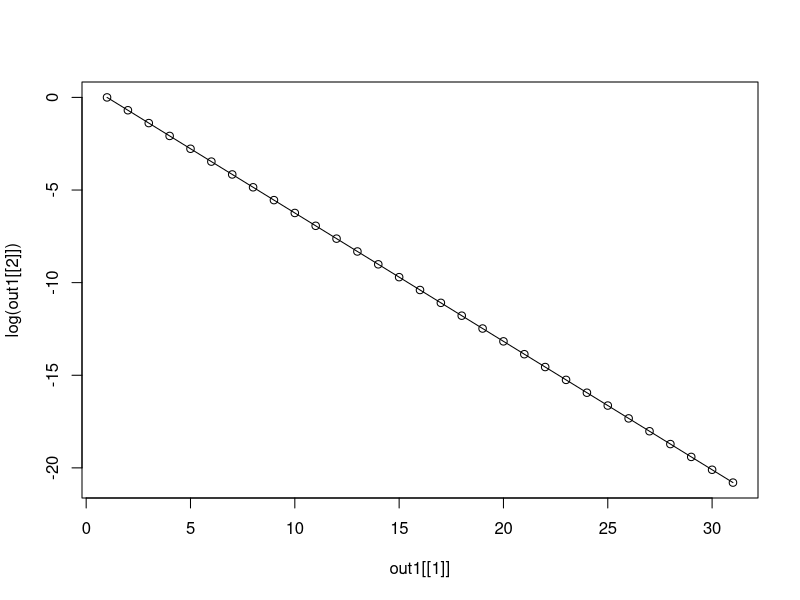
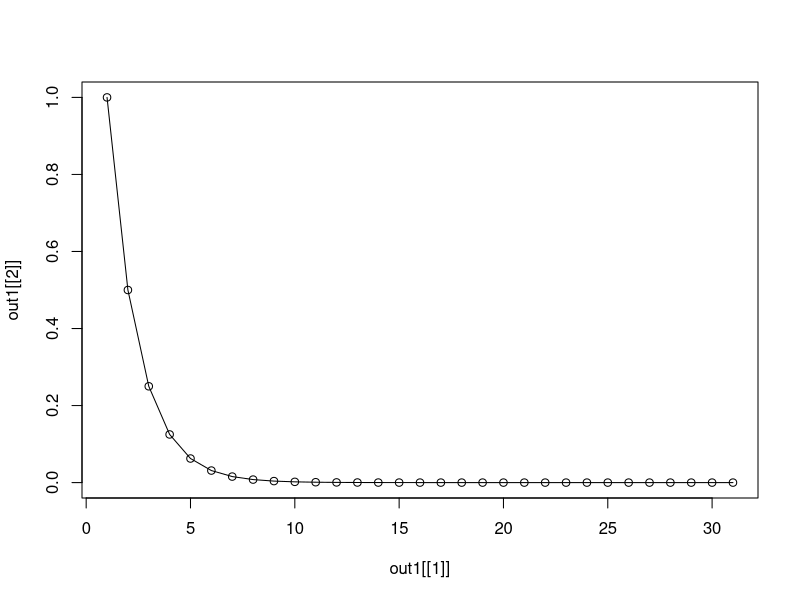
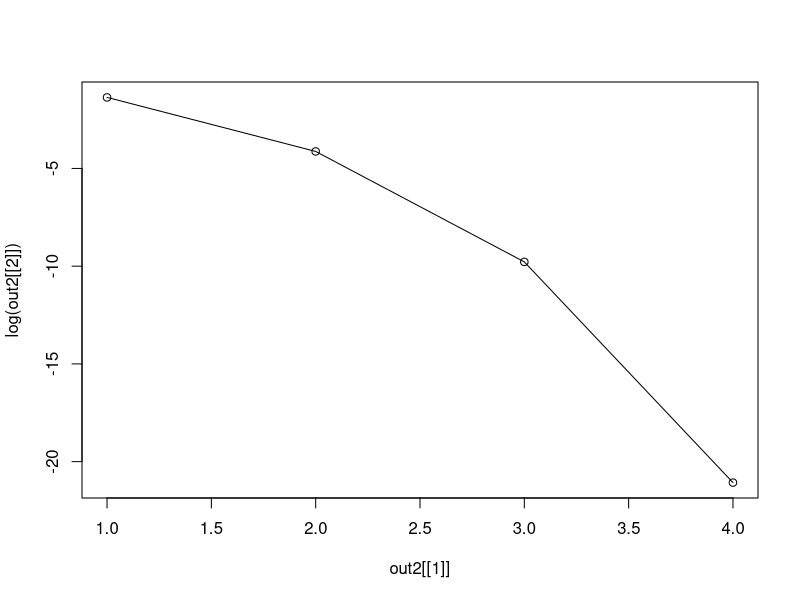
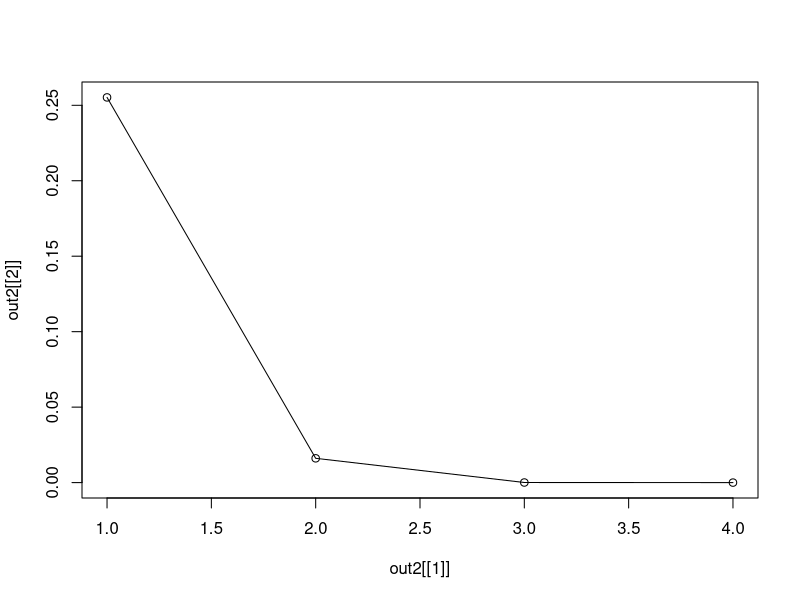

These figures' R source, in order:
#phuong phap chia doi
myBiset <- function(f, a, b, tol = 1e-15, m = 100)
{
  iter <- 0
  f.a <- f(a)
  f.b <- f(b)
  err <- 10*tol
  Iters <- c()
  Errs <- c()
  
  
  while (err > tol){ 
    iter <- iter + 1 
    err <- abs(b -a) #tinh giua tren do lon khoang cach b va a 
    Iters[iter] = iter;
    Errs[iter] = err;
    if (iter > m){
      warning("iterations maximum exceeded")
      break
    }
    
    
    xmid <- (a+b)/2
    ymid <- f(xmid)
    if (f.a * ymid > 0){
      a <- xmid 
      f.a <- ymid
    }
    else { 
      b <- xmid
      f.b <- ymid 
    }
  }
  root <- (a+ b)/2
  out <- list(Iters, Errs)
  return(out)
}

#ve bieu do cac ket qua sai so da duoc luu
myBiset(function(x){cos(x)- x},0,1,tol = 1e-9)-> out1


plot(out1[[1]], log(out1[[2]]), type = 'o')#do thi cua sai so tuyet doi
plot(out1[[1]], out1[[2]], type = 'o')

#phuong phap newton
myNewtonRaphson <- function(f, fp, x, tol = 1e-15, m = 100)
{
  iter <- 0
  err <- 10*tol
  Iters <- c()#luu so lan lap 
  AbsErrs <- c()#luu sai so tuyet doi 
  
  while (err > tol){ 
    iter <- iter + 1 
    xnew <- x - f(x) / fp(x)
    err <- abs(xnew - x)
    Iters[iter] = iter;
    AbsErrs[iter] = err;
    if (iter > m){
      warning("iterations maximum exceeded")
      break
    }
    x <- xnew
  }
  out <- list(Iters, AbsErrs)
  return(out)
}
#bieu do hoi tu 
myNewtonRaphson(function(x){cos(x)- x}, function(x){-sin(x) - 1}, 0.5, tol = 1e-9)-> out2
plot(out2[[1]], log(out2[[2]]), type = 'o')#????
plot(out2[[1]], out2[[2]], type = 'o')
